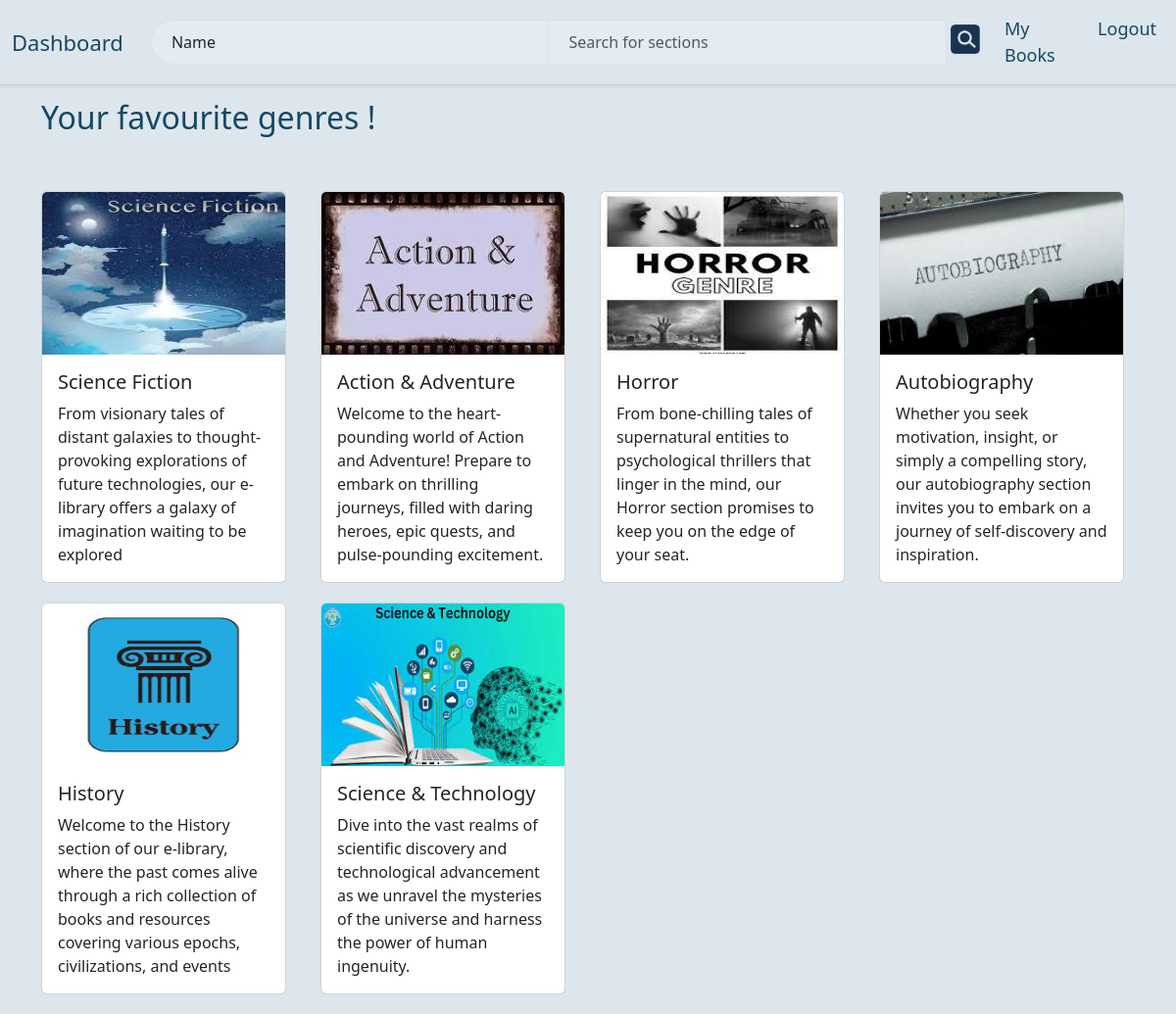
The app's page /user_dashboard (signed in) with its own data.
### models.py (models this page shows)
class Section(db.Model):
    __tablename__ = 'section'
    id = db.Column(db.Integer, primary_key = True)
    name = db.Column(db.String(100), nullable= False)
    date_created = db.Column(db.String(100), nullable=False)
    description = db.Column(db.String, nullable = False)
    image = db.Column(db.String)
    books = db.relationship('Book', backref='section', lazy=True)

### routes.py (the view)
@app.route('/user_dashboard', methods=['POST' , 'GET'])
def user_dashboard():
    if 'user_id' not in session:
        return redirect(url_for('user_login'))
    section = Section.query.all()
    parameter = request.args.get('parameter')
    query = request.args.get('query')
    if parameter == 'Name' and query:
        sections = Section.query.filter(Section.name.ilike(f'%{query}%')).all()
    else:
        sections = Section.query.all()
    return render_template('user_dashboard.html' , reader = Reader.query.get(session['user_id']) , Section = sections)

### templates/user_dashboard.html (shortened to what this page needs)
<!DOCTYPE html>
<html lang="en">
<head>
  <link href="https://cdn.jsdelivr.net/npm/bootstrap@5.3.3/dist/css/bootstrap.min.css" rel="stylesheet">
</head>
<body>
  <nav class="navbar navbar-expand-lg navbar-light bg-#DDE6ED">
    <div class="container-fluid">
      <a class="navbar-brand" href="#">Dashboard</a>
      <div class="collapse navbar-collapse" id="navbarSupportedContent">
        <div class="search-bar">
          <div class="container-fluid mt-6">
              <div class="row">
                  <div class="col-md-12">
                      <form action="" method="GET">
                          <div class="input-group">
                              <select name="parameter" id="parameter" class="form-control">
                                  <option value="Name">Name</option>
                              </select>
                              <input type="text" name="query" class="form-control" placeholder="Search for sections">
                              <span class="input-group-btn">
                                  <button class="primary" type="submit"></button>
                              </span>
                          </div>
                      </form>
                  </div>
              </div>
          </div>
      </div>
        <ul class="navbar-nav  mb-2 mb-lg-0 ms-auto">
          <li class="user_requests">
            <a class="nav-link active" aria-current="page" href="{{url_for('my_books')}}">My Books</a>
          </li>
          <li class="nav-item">
            <a class="nav-link active" aria-current="page" href="{{url_for('logout')}}">Logout</a>
          </li>
        </ul>
      </div>
    </div>
  </nav>
  <div class="container" style="height: 200px;">
    <h2>Your favourite genres !</h2>
    <br>
    <br>
      <div class="row row-cols-4 mb-4">
        {% for sec in Section %}
        <div class="col">
          <a href="{{ url_for('user_view_books', id=sec.id) }}" class="card-link">
            <div class="card">
              {% if sec.image %}
              <img src="{{ sec.image }}" class="card-img-top" alt="{{ sec.name }}">
              {% else %}
              <div class="card-img-placeholder"></div>
              {% endif %}
              <div class="card-body">
                <h5 class="card-title">{{ sec.name }}</h5>
                <p class="card-text">{{ sec.description }}</p>
              </div>
            </div>
          </a>
        </div>
      {% endfor %}
</div>
</div>
</body>
</html>

### templates/user_dashboard.html (style rules this page uses)
body { min-height: 100vh; position: relative; padding-bottom: 100px; background-color: #DDE6ED; }
.navbar-light .navbar-brand { color: #164863 ; font-size: 22px; }
.navbar-light .navbar-nav .nav-link.active, .navbar-light .navbar-nav .show>.nav-link { color:#164863; font-size: 18px; }
.navbar { box-shadow: 0px 2px 4px rgba(0, 0, 0, 0.1); }
.container { margin-top: 15px; color:#164863; }
.card-img-top { height:250px; overflow: hidden; }
.form-control { width: 450px; max-width: none; background: rgba(255, 255, 255, 0.2); display: flex; align-items: center; border-radius: 60px; padding: 10px 20px; position: relative; }
.search-bar { display: flex; align-items: center; justify-content: space-between; width: 85%; }
.search-bar button[type="submit"] { padding: 5px 5px; width: 40px; height: 40px; background: url('/static/covers/search.png') no-repeat center; background-size: contain; border: none; cursor: pointer; }
h2 { margin-top: 0px; }
h5 { color:#164863; }
a { text-decoration: none !important; }
.card { height:400px; width:250px; margin-bottom: 20px; }

### records on screen
Section: image (picture), name "Science Fiction", description "From visionary tales of distant galaxies to thought-provoking explorations of future technologies, our e-library offers a galaxy of imagination waiting to be explored"
Section: image (picture), name "Action & Adventure", description "Welcome to the heart-pounding world of Action and Adventure! Prepare to embark on thrilling journeys, filled with daring heroes, epic quests, and pulse-pounding excitement."
Section: image (picture), name "Horror", description "From bone-chilling tales of supernatural entities to psychological thrillers that linger in the mind, our Horror section promises to keep you on the edge of your seat."
Section: image (picture), name "Autobiography", description "Whether you seek motivation, insight, or simply a compelling story, our autobiography section invites you to embark on a journey of self-discovery and inspiration."
Section: image (picture), name "History", description "Welcome to the History section of our e-library, where the past comes alive through a rich collection of books and resources covering various epochs, civilizations, and events"
Section: image (picture), name "Science & Technology", description "Dive into the vast realms of scientific discovery and technological advancement as we unravel the mysteries of the universe and harness the power of human ingenuity."
